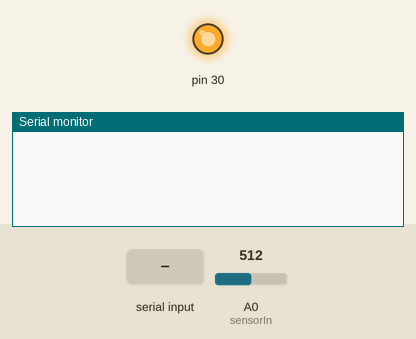
This sketch was run on a simulated Arduino Mega 2560, built with avr-gcc and run on an emulated ATmega2560. Parts: output pins drawn as LEDs (lit = HIGH), the last lines printed to the serial monitor. Inputs (shaded band) come from the test bench; at power-on: A0 (sensorIn) = 512.

Above: at 0.9 s.
1.0 s: "true" received over the second serial link
At 2.9 s:
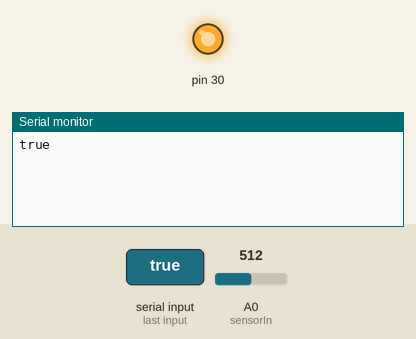
At 8.8 s:
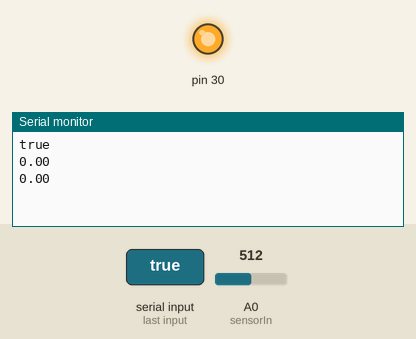

Measured:
- after the input at 1.0 s, the serial monitor: prints a new line after 1.0 s (image 1)

The sketch:

monitor.ino
```cpp
const int sensorIn = A0;
int mVperAmp = 100; // use 100 for 20A Module and 66 for 30A Module

int count = 0;
float Voltage = 0;
float VRMS = 0;
float AmpsRMS = 0;

struct data_t{
  float watt;
};
float amps = 0.0;

#define VOLTAGE 115
#define PACKET_SIZE sizeof(data_t)

data_t data;

char buff[PACKET_SIZE];
String msg;

void setup() {
  // put your setup code here, to run once:
  Serial.begin(9600);
  Serial1.begin(9600);
  pinMode(30, OUTPUT);
  digitalWrite(30, HIGH);
  while(!Serial1.available()){};
  msg = Serial1.readString();
  Serial.println(msg);
  delay(5000);
  //Serial1.begin(9600);
  //Serial.println("Starting");
}

void loop() {
  if(Serial1.available()){
    msg = Serial1.readString();
    msg.trim();
    Serial.println(msg);
    if(msg == "true"){
      Serial.println("light on");
      digitalWrite(30, HIGH);
    }else if(msg == "false"){
      Serial.println("light off");
      digitalWrite(30, LOW);
    }
  }

  if(count < 2){
    Voltage = getVPP();
    VRMS = (Voltage/2.0) *0.707;
    AmpsRMS = (VRMS * 1000)/mVperAmp;
    //Serial.print(AmpsRMS);
    //Serial.println(" Amps RMS");
    amps = AmpsRMS;
    if(amps <= 1.0){
      amps = 0.0;
    }
    Serial.println(amps);
    data.watt = data.watt + (amps * VOLTAGE);
    Serial.println(data.watt);
    count++;
  } else{
    Serial.println(data.watt);
    count = 0;
    // send data
    memcpy(buff, &data, PACKET_SIZE);
    Serial.println("sending packet...");
    Serial1.write(buff, PACKET_SIZE);
    data.watt = 0.0;
    // wait for response
    while(!Serial1.available()){};
    msg = Serial1.readString();
    delay(1000);
    while(true){
      if(msg == "true"){
        digitalWrite(30, HIGH);
      }else if(msg == "false"){
        digitalWrite(30, LOW);
      }else if(msg == "bad"){
        Serial.println("resending packet...");
        Serial1.write(buff, PACKET_SIZE);
        while(!Serial1.available()){};
        msg = Serial1.readString();
      } else if(msg == "sent"){
        Serial.println("send successful");
        break;
      }
      delay(1000);
    }
  }
}

float getVPP()
{
  float result;

  int readValue;             //value read from the sensor
  int maxValue = 0;          // store max value here
  int minValue = 1024;          // store min value here

   uint32_t start_time = millis();
   while((millis()-start_time) < 1000) //sample for 1 Sec
   {
       readValue = analogRead(sensorIn);
       // see if you have a new maxValue
       if (readValue > maxValue)
       {
           /*record the maximum sensor value*/
           maxValue = readValue;
       }
       if (readValue < minValue)
       {
           /*record the maximum sensor value*/
           minValue = readValue;
       }
   }

   // Subtract min from max
   result = (((maxValue - minValue) * 5.0)/1024.0);
   result -= 0.01569;

   return result;
 }
```
